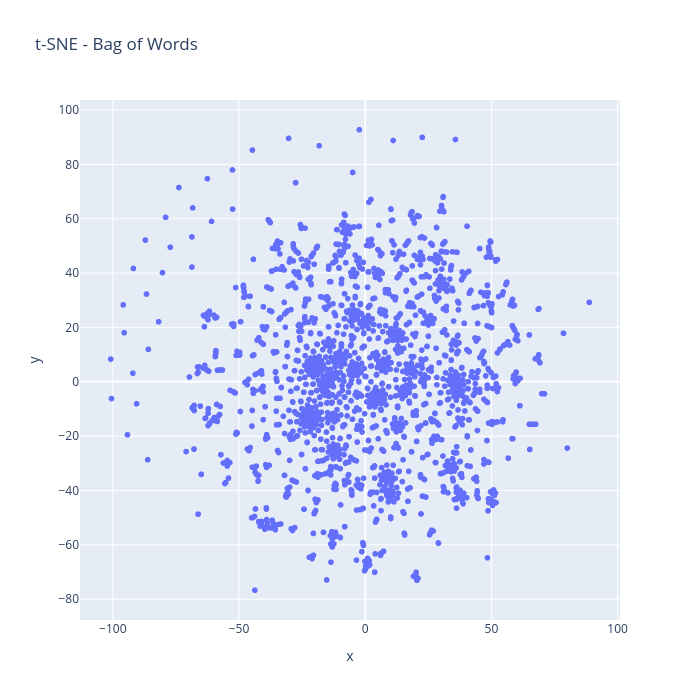
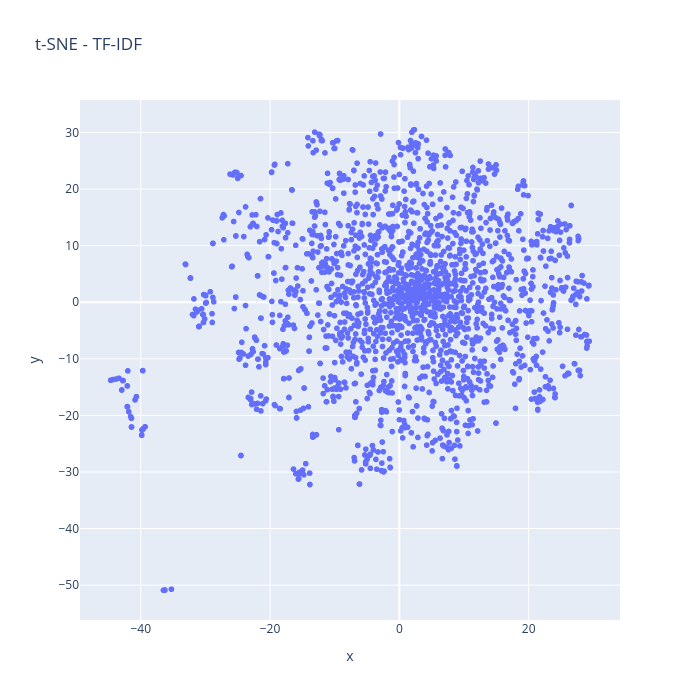

The notebook cell saved with these charts, in order:
### Code cell


### Figure 1 — Plotly figure (JSON) as saved in the notebook; plotly's stock layout.template omitted (floating-point values rounded to 4 significant figures; data arrays with more than 128 entries replaced by an {"elided": "..."} marker saying what was removed)
{"data": [{"customdata": {"elided": "2000x3 mixed values"}, "hovertemplate": "indice=%{customdata[0]}<br>titulo=%{customdata[1]}<br>data=%{customdata[2]}<extra></extra>", "legendgroup": "", "marker": {"color": "#636efa", "symbol": "circle"}, "mode": "markers", "name": "", "showlegend": false, "type": "scattergl", "x": {"elided": "2000 float values"}, "xaxis": "x", "y": {"elided": "2000 float values"}, "yaxis": "y"}], "layout": {"height": 700, "legend": {"tracegroupgap": 0}, "title": {"text": "t-SNE - Bag of Words"}, "width": 700, "xaxis": {"anchor": "y", "domain": [0, 1], "title": {"text": "x"}}, "yaxis": {"anchor": "x", "domain": [0, 1], "title": {"text": "y"}}}}

### Figure 2 — Plotly figure (JSON) as saved in the notebook; plotly's stock layout.template omitted (floating-point values rounded to 4 significant figures; data arrays with more than 128 entries replaced by an {"elided": "..."} marker saying what was removed)
{"data": [{"customdata": {"elided": "2000x3 mixed values"}, "hovertemplate": "indice=%{customdata[0]}<br>titulo=%{customdata[1]}<br>data=%{customdata[2]}<extra></extra>", "legendgroup": "", "marker": {"color": "#636efa", "symbol": "circle"}, "mode": "markers", "name": "", "showlegend": false, "type": "scattergl", "x": {"elided": "2000 float values"}, "xaxis": "x", "y": {"elided": "2000 float values"}, "yaxis": "y"}], "layout": {"height": 700, "legend": {"tracegroupgap": 0}, "title": {"text": "t-SNE - TF-IDF"}, "width": 700, "xaxis": {"anchor": "y", "domain": [0, 1], "title": {"text": "x"}}, "yaxis": {"anchor": "x", "domain": [0, 1], "title": {"text": "y"}}}}
